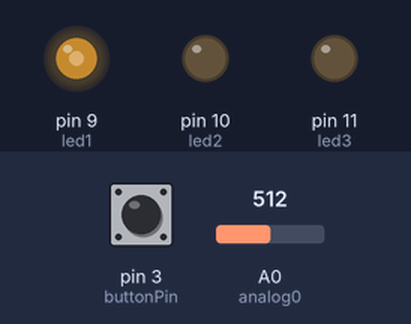
Bench run of a sketch on a simulated Arduino Uno, built with avr-gcc and run on an emulated ATmega328P. Shown: output pins drawn as LEDs (lit = HIGH). The inputs (shaded band) are chosen by the test bench; at power-on: pin 3 (buttonPin) HIGH, A0 (analog0) = 512.

Above: at 1.2 s.
1.3 s: pin 3 (buttonPin) pulled LOW for 1 s
At 2.8 s:
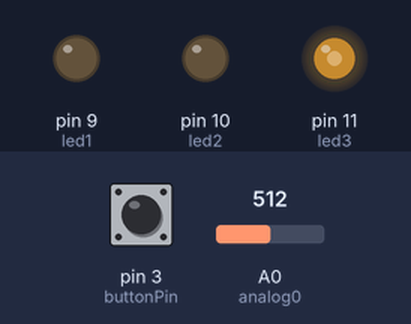
3.8 s: A0 (analog0) set to 716
At 5.0 s:
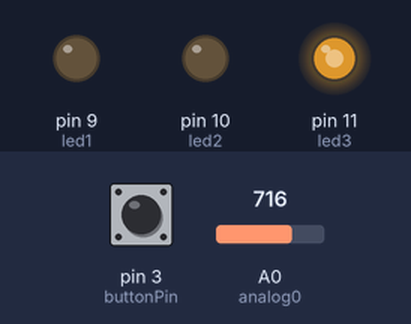
5.3 s: pin 3 (buttonPin) pulled LOW for 0.25 s
At 6.5 s:
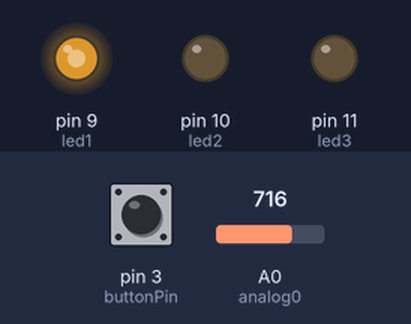
7.0 s: A0 (analog0) set to 900
At 7.8 s:
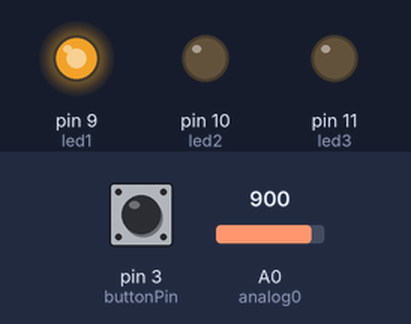
8.5 s: pin 3 (buttonPin) pulled LOW for 0.25 s
At 9.0 s:
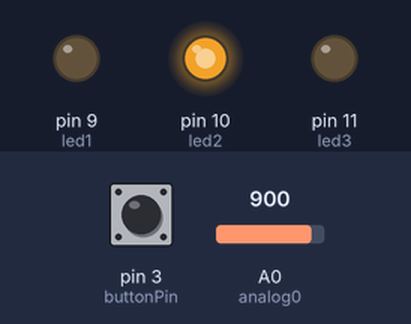
10.2 s: A0 (analog0) set to 122
At 11.5 s:
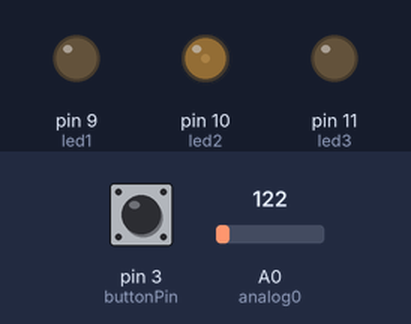
Timing chart, 0 to 12.7 s (numbered marks = the images above; inputs shaded):
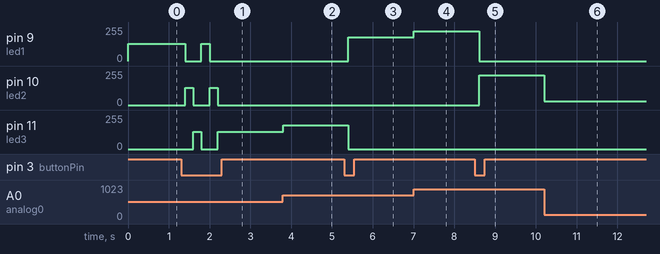

Measured:
- after the input at 1.3 s, pin 9 (led1): 128/255 → 0/255 after 0.10 s, → 128/255 0.40 s later, → 0/255 0.20 s later; pin 10 (led2): alternates 128/255 for 0.20 s and 0/255 for 0.40 s, 4 changes in all, then stays 0/255, starting after 0.10 s; pin 11 (led3): 0/255 → 128/255 after 0.30 s, → 0/255 0.20 s later, → 128/255 0.40 s later
- after the input at 3.8 s, pin 11 (led3): 128/255 → 179/255 at once
- after the input at 5.3 s, pin 9 (led1): 0/255 → 179/255 after 0.10 s; pin 11 (led3): 179/255 → 0/255 after 0.10 s
- after the input at 7.0 s, pin 9 (led1): 179/255 → 225/255 at once
- after the input at 8.5 s, pin 9 (led1): 225/255 → 0/255 after 0.11 s; pin 10 (led2): 0/255 → 225/255 after 0.11 s
- after the input at 10.2 s, pin 10 (led2): 225/255 → 30/255 at once

The sketch:

test3.ino
```cpp
#define analog0 0
#define led1 9
#define led2 10
#define led3 11
int analogvalue = 0;
const int buttonPin = 3;
int buttonState = 0;
int mode = 0;


void setup()
 {
  pinMode(buttonPin,INPUT);
 }

void loop()
{
  analogvalue = analogRead(analog0) ;
  buttonState = digitalRead(buttonPin);


  if (buttonState == 0)
      mode++;
  if (mode > 2)
      mode=0;
  if (mode == 0)
     {
       analogWrite(led1,analogvalue/4);
       digitalWrite(led3,LOW);
     }
  if (mode == 1)
     {
       analogWrite(led2,analogvalue/4);
       digitalWrite(led1,LOW);
     }
  if (mode == 2)
     {
       analogWrite(led3,analogvalue/4);
       digitalWrite(led2,LOW);
     }

  delay(200);
}
```
